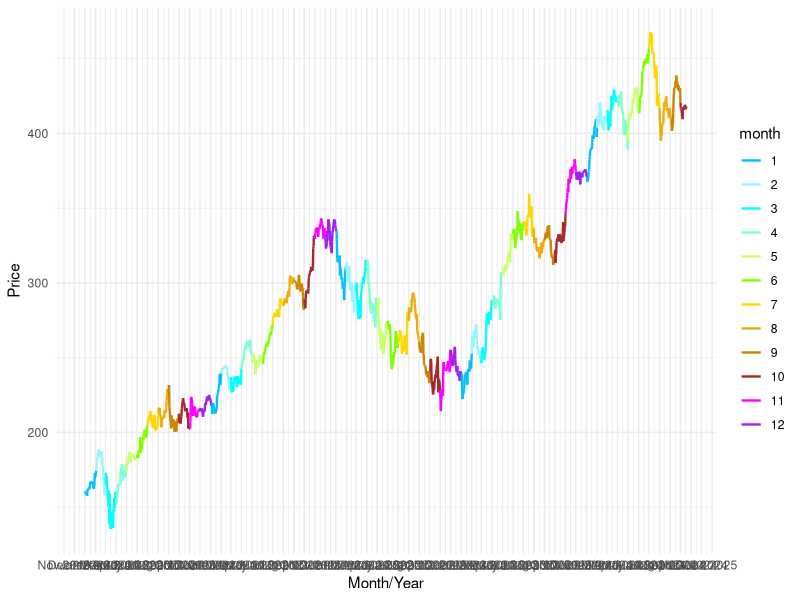

Source code (R): (Note: this script raises an error after producing the figure.)
# Packages:
library(readr)
library(knitr)
library(dplyr)
library(ggplot2)
library(lubridate)
library(patchwork)

# Loading Datasets

# stock market data for Microsoft since 2020
msft = read.csv("Datasets/Microsoft_MSFT_StockPrice.csv")
#stock market data for Activision Blizzard from 2020 until acquisition
atvi = read_csv("Datasets/ActivisionBlizzard_ATVI_StockPrice.csv")

# ow_hero_data = read.csv("Datasets/OverwatchHeroData_clean.csv) 

# Data cleaning
msft$Vol. = gsub('M', "", msft$Vol.)
msft$Change.. = gsub('%', "", msft$Change..)
msft$Date = as.Date(msft$Date, format = "%m/%d/%Y")

msft = msft %>% mutate(year = year(msft$Date), .after = Date) %>% 
  mutate(month = month(msft$Date), .after = year) %>% 
  mutate(day = day(msft$Date), .after = month)

atvi$Vol. = gsub('M', "", atvi$Vol.)
atvi$`Change %` = gsub('%', "", atvi$`Change %`)
atvi$Date = as.Date(atvi$Date, format = "%m/%d/%Y")

atvi = atvi %>% mutate(year = year(atvi$Date), .after = Date) %>% 
  mutate(month = month(atvi$Date), .after = year) %>% 
  mutate(day = day(atvi$Date), .after = month)

msft = msft %>% mutate(id = c(1:nrow(msft)), .before = Date)
atvi = atvi %>% mutate(id = c(1:nrow(atvi)), .before = Date)

# ----- ----- ----- ----- ----- ----- ----- ----- ----- ----- -----

#  Activision stock value the day 'Overwatch 2' is released
stock_value_OW2release = subset(atvi, Date == '2022-10-04') %>% select(-Date)
stock_value_OW2release %>% kable(caption = "Activision stock value the day 'Overwatch 2' is released")

#  Activision stock value the final day before Microsoft acquires 
stock_value_preacquired = subset(atvi, Date == '2023-10-12')  %>% select(-Date)
stock_value_OW2release %>% kable(caption = "Stock value of Activision on release day of 'Overwatch 2'")
stock_value_preacquired %>% kable(caption = "Stock value of Activision the day before acquisition by Microsoft")

# combined
activision_dates = rbind(stock_value_OW2release, stock_value_preacquired)
activision_dates = activision_dates %>% mutate(Date = c('2022-10-04', '2023-10-12'), .before = year)

# Stock of Microsoft the day they buy Activision
stock_value_buyatvi = subset(msft, Date == '2023-10-13')
stock_value_buyatvi %>% kable(caption = "Stock value the day of Microsoft acquisition of Activision")

# microsoft_dates = rbind(stock_value_buyatvi)

# Data on Mythic hero skins
mythic = read.csv("Datasets/ow_mythicskins.csv") %>% select(-X)
mythic$release_date = format(as.Date(mythic$release_date, format = "%m/%d/%Y"), "%Y-%m-%d")
mythic_noWidow = subset(mythic, hero != 'Widowmaker')
temp_frame_mythic_dates_noWidowmaker = data.frame(mythic_noWidow$release_date)
colnames(temp_frame_mythic_dates_noWidowmaker) = c("release_date")


month_colors = c("1" = "deepskyblue", "2" = "cadetblue1", "3" = "cyan", 
                  "4" = "aquamarine", "5" = "darkolivegreen1", "6" = "chartreuse", 
                  "7" = "gold", "8" = "darkgoldenrod2", "9" = "orange3", 
                  "10" = "brown", "11" = "magenta", "12" = "purple")

msft$month = factor(msft$month, levels = names(month_colors))
atvi$month = factor(atvi$month, levels = names(month_colors))

lw = 0.2

# Stock value graph of Microsoft
msft_price = ggplot(data = msft, aes(x = as.Date(Date), y = Price, group = 1, color = month)) + 
  geom_line(linewidth=0.8) + 
  scale_x_date(name = "Month/Year", date_labels = "%b %Y", date_breaks = "1 month") + 
  scale_color_manual(values = month_colors) + 
  theme_minimal()
  theme(axis.text.x = element_text(angle = 90, vjust = 0.5, hjust=1), legend.position = "none") + 
  geom_vline(xintercept = as.Date('2023-10-13'), color = "red3", linewidth = lw) + 
  labs(title = "Stock Price of Microsoft")

msft_price = msft_price +
  geom_point(data = stock_value_buyatvi, aes(x = as.Date(Date), y = Price), color = "black")

msft_price


# Stock value graph of Activision
atvi_price = ggplot(data = atvi, aes(x = as.Date(Date), y = Price, group = 1, color = month)) +
  geom_line(linewidth=0.8) + scale_x_date(name = "Month/Year", date_labels = "%b %Y", date_breaks = "1 month") + 
  scale_color_manual(values = month_colors) + 
  theme_minimal()
  theme(axis.text.x = element_text(angle = 90, vjust = 0.5, hjust=1), legend.position = "none") + 
  labs(title = "Stock Price of Activision")

atvi_price_postRelease = subset(atvi, Date >= '2022-09-01')
atvi_price2 = ggplot(data = atvi_price_postRelease, aes(x=as.Date(Date), y = Price, group = 1, color = month)) +
  geom_line(linewidth=0.8) + scale_x_date(name = "Month/Year", date_labels = "%b %Y", date_breaks = "1 month") + 
  scale_color_manual(values = month_colors) + 
  theme_minimal() + 
  theme(axis.text.x = element_text(angle = 90, vjust = 0.5, hjust=1), legend.position = "none") + 
  labs(title = "Stock Price of Activision Between 1 Sep. 2022 & 1 Nov. 2023")

atvi_price2 = atvi_price2 +
  geom_point(data = activision_dates, aes(x = as.Date(Date), y = Price), color = "black")

atvi_price2 = atvi_price2 + 
  geom_vline(xintercept = as.Date(temp_frame_mythic_dates_noWidowmaker$release_date[1]), color = "red3", linewidth = lw, alpha = 0.5) + 
  geom_vline(xintercept = as.Date(temp_frame_mythic_dates_noWidowmaker$release_date[2]), color = "red3", linewidth = lw, alpha = 0.5) + 
  geom_vline(xintercept = as.Date(temp_frame_mythic_dates_noWidowmaker$release_date[3]), color = "red3", linewidth = lw, alpha = 0.5) +
  geom_vline(xintercept = as.Date(temp_frame_mythic_dates_noWidowmaker$release_date[4]), color = "red3", linewidth = lw, alpha = 0.5) + 
  geom_vline(xintercept = as.Date(temp_frame_mythic_dates_noWidowmaker$release_date[5]), color = "red3", linewidth = lw, alpha = 0.5) + 
  geom_vline(xintercept = as.Date(temp_frame_mythic_dates_noWidowmaker$release_date[6]), color = "red3", linewidth = lw, alpha = 0.5) +
  geom_vline(xintercept = as.Date(temp_frame_mythic_dates_noWidowmaker$release_date[7]), color = "red3", linewidth = lw, alpha = 0.5) + 
  geom_vline(xintercept = as.Date(temp_frame_mythic_dates_noWidowmaker$release_date[8]), color = "red3", linewidth = lw, alpha = 0.5) + 
  geom_vline(xintercept = as.Date(temp_frame_mythic_dates_noWidowmaker$release_date[9]), color = "red3", linewidth = lw, alpha = 0.5) +
  geom_vline(xintercept = as.Date(temp_frame_mythic_dates_noWidowmaker$release_date[10]), color = "red3", linewidth = lw, alpha = 0.5) + 
  geom_vline(xintercept = as.Date(temp_frame_mythic_dates_noWidowmaker$release_date[11]), color = "red3", linewidth = lw, alpha = 0.5) + 
  geom_vline(xintercept = as.Date(temp_frame_mythic_dates_noWidowmaker$release_date[12]), color = "red3", linewidth = lw, alpha = 0.5)

atvi_price2





  
  
  
